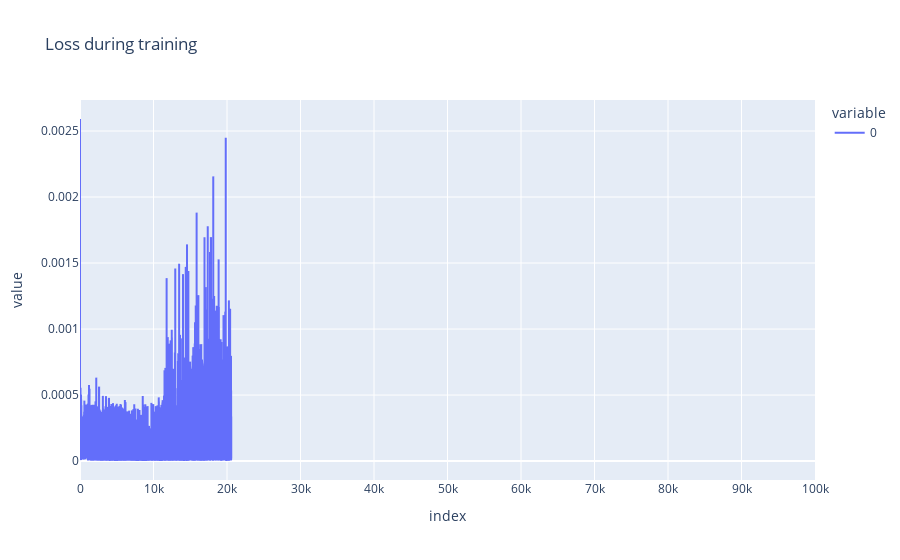
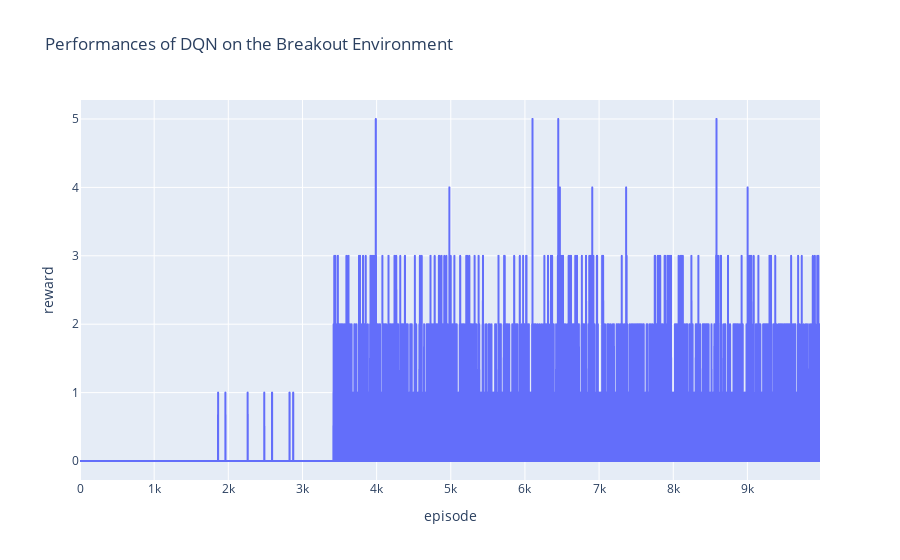

Notebook cell for these charts, in order:
### Code cell
fig = px.line(out["losses"], title="Loss during training")
fig.show()

df = pd.DataFrame(
    data={
        "episode": out["all_done"].cumsum(),
        "reward": out["all_rewards"],
    },
)
df["episode"] = df["episode"].shift().fillna(0)
episodes_df = df.groupby("episode").agg("sum")

fig = px.line(episodes_df, y="reward", title=f"Performances of DQN on the Breakout Environment", )
fig.show()

### Figure 1 — Plotly figure (JSON) as saved in the notebook; plotly's stock layout.template omitted (floating-point values rounded to 4 significant figures; data arrays with more than 128 entries replaced by an {"elided": "..."} marker saying what was removed)
{"data": [{"hovertemplate": "variable=0<br>index=%{x}<br>value=%{y}<extra></extra>", "legendgroup": "0", "line": {"color": "#636efa", "dash": "solid"}, "marker": {"symbol": "circle"}, "mode": "lines", "name": "0", "showlegend": true, "type": "scattergl", "x": {"elided": "100000 int values"}, "xaxis": "x", "y": {"elided": "100000 float values"}, "yaxis": "y"}], "layout": {"legend": {"title": {"text": "variable"}, "tracegroupgap": 0}, "title": {"text": "Loss during training"}, "xaxis": {"anchor": "y", "domain": [0, 1], "title": {"text": "index"}}, "yaxis": {"anchor": "x", "domain": [0, 1], "title": {"text": "value"}}}}

### Figure 2 — Plotly figure (JSON) as saved in the notebook; plotly's stock layout.template omitted (floating-point values rounded to 4 significant figures; data arrays with more than 128 entries replaced by an {"elided": "..."} marker saying what was removed)
{"data": [{"hovertemplate": "episode=%{x}<br>reward=%{y}<extra></extra>", "legendgroup": "", "line": {"color": "#636efa", "dash": "solid"}, "marker": {"symbol": "circle"}, "mode": "lines", "name": "", "showlegend": false, "type": "scattergl", "x": {"elided": "9980 int values"}, "xaxis": "x", "y": {"elided": "9980 int values"}, "yaxis": "y"}], "layout": {"legend": {"tracegroupgap": 0}, "title": {"text": "Performances of DQN on the Breakout Environment"}, "xaxis": {"anchor": "y", "domain": [0, 1], "title": {"text": "episode"}}, "yaxis": {"anchor": "x", "domain": [0, 1], "title": {"text": "reward"}}}}
